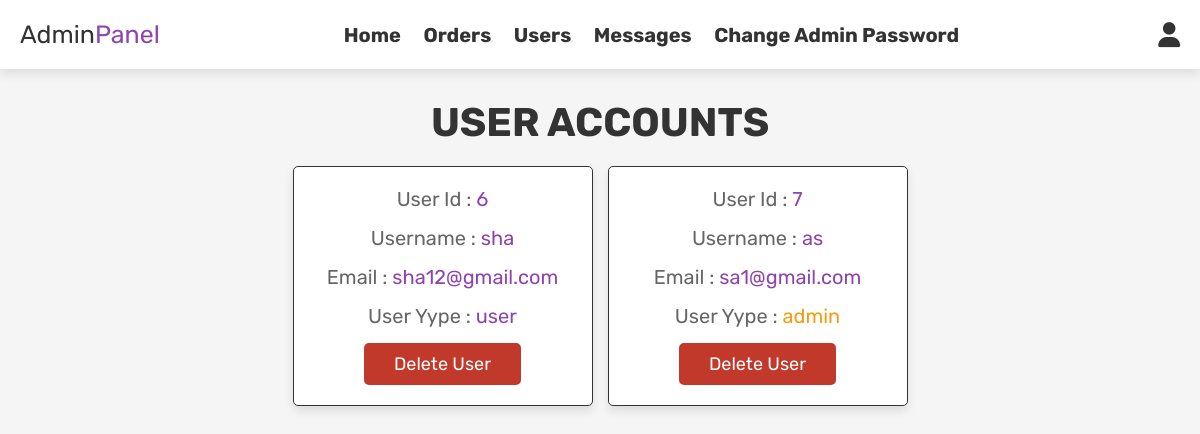
The page /admin_users.php (signed in) on the database its author committed.
### tables this page shows
CREATE TABLE `users` (
  `id` int(100) NOT NULL,
  `name` varchar(100) NOT NULL,
  `email` varchar(100) NOT NULL,
  `password` varchar(100) NOT NULL,
  `user_type` varchar(20) NOT NULL DEFAULT 'user'
);

### admin_users.php (the view, shortened to what this page needs)
<?php
include 'config.php';
?>
<!DOCTYPE html>
<html lang="en">
<head>
   <link rel="stylesheet" href="https://cdnjs.cloudflare.com/ajax/libs/font-awesome/6.0.0/css/all.min.css">
   <link rel="stylesheet" href="css/admin_style.css">
</head>
<body>
<?php include 'admin_header.php'; ?>
<section class="users">
   <h1 class="title"> user accounts </h1>
   <div class="box-container">
      <?php
         $select_users = mysqli_query($conn, "SELECT * FROM `users`") or die('query failed');
         while($fetch_users = mysqli_fetch_assoc($select_users)){
      ?>
      <div class="box">
         <p> User Id : <span><?php echo $fetch_users['id']; ?></span> </p>
         <p> Username : <span><?php echo $fetch_users['name']; ?></span> </p>
         <p> Email : <span><?php echo $fetch_users['email']; ?></span> </p>
         <p> User Yype : <span style="color:<?php if($fetch_users['user_type'] == 'admin'){ echo 'var(--orange)'; } ?>"><?php echo $fetch_users['user_type']; ?></span> </p>
         <a href="admin_users.php?delete=<?php echo $fetch_users['id']; ?>" onclick="return confirm('delete this user?');" class="delete-btn">delete user</a>
      </div>
      <?php
         };
      ?>
   </div>
</section>
</body>
</html>

### admin_style.css (style rules this page uses)
:root { --purple:#8e44ad; --red:#c0392b; --orange:#f39c12; --black:#333; --white:#fff; --light-color:#666; --light-white:#ccc; --light-bg:#f5f5f5; --border:.1rem solid var(--black); --box-shadow:0 .5rem 1rem rgba(0,0,0,.1); }
* { font-family: 'Rubik', sans-serif; margin:0; padding:0; box-sizing: border-box; outline: none; border:none; text-decoration: none; transition:all .2s linear; }
html { font-size: 62.5%; overflow-x: hidden; }
body { background-color: var(--light-bg); }
section { padding:3rem 2rem; }
.title { text-align: center; margin-bottom: 2rem; text-transform: uppercase; color:var(--black); font-size: 4rem; }
.btn, .option-btn, .delete-btn, .white-btn { display: inline-block; margin-top: 1rem; padding:1rem 3rem; cursor: pointer; color:var(--white); font-size: 1.8rem; border-radius: .5rem; text-transform: capitalize; }
.delete-btn { background-color: var(--red); }
.users .box-container { display: grid; grid-template-columns: repeat(auto-fit, 30rem); justify-content: center; gap:1.5rem; max-width: 1200px; margin:0 auto; align-items: flex-start; }
.users .box-container .box { background-color: var(--white); padding:2rem; border:var(--border); box-shadow: var(--box-shadow); border-radius: .5rem; text-align: center; }
.users .box-container .box p { padding-bottom: 1.5rem; font-size: 2rem; color:var(--light-color); }
.users .box-container .box p span { color:var(--purple); }
.users .box-container .box .delete-btn { margin-top: 0; }

### rows shown on the page
users: id "6", name "sha", email "sha12@gmail.com", user_type "user"
users: id "7", name "as", email "sa1@gmail.com", user_type "admin"
